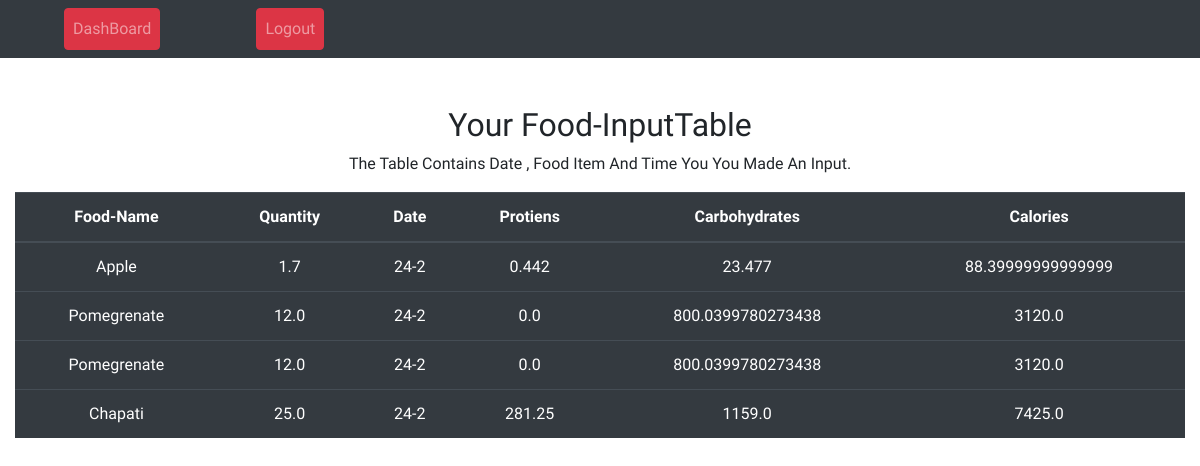
Before: /display (signed in) with the older database file.
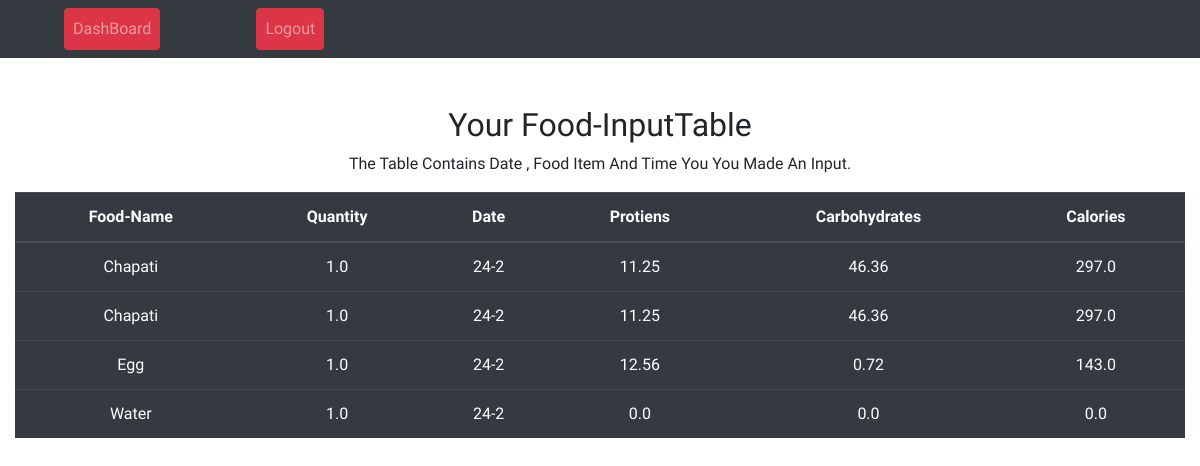
After: the same page with the newer database file.
### hackathon/Untitled.py (models this page shows, shortened)
class Food(db.Model):
    id= db.Column(db.Integer,primary_key=True)
    food_name= db.Column(db.String(20),unique = False, nullable= False)
    user_id = db.Column(db.Integer, db.ForeignKey('user.id'), nullable=False)
    food_date = db.Column(db.Date, nullable=False,default=date.today())
    quantity = db.Column(db.Float, nullable=False, default =1)
    protien = db.Column(db.Float, nullable = False,default =0)
    calorie = db.Column(db.Float, nullable = False,default =0)
    carb = db.Column(db.Float, nullable = False,default =0)

### hackathon/Untitled.py (the view)
@app.route("/display",methods =["GET"])
def display():
    user = current_user
    foods = Food.query.filter_by(user_id=user.id).all()
    return render_template("display.html",user=user,foods=foods)

### hackathon/Untitled.py (called while the page is built)
@login_manager.user_loader
def load_user(user_id):
    return User.query.get(int(user_id))

### hackathon/templates/display.html (shortened to what this page needs)
<!DOCTYPE html>
<html>
<head>
			  <link rel="stylesheet" href="https://maxcdn.bootstrapcdn.com/bootstrap/4.4.1/css/bootstrap.min.css">
</head>
<body>
				<div>
				<nav class="navbar navbar-expand-sm bg-dark navbar-dark text-capitalize ">
				  <ul class="navbar-nav ">
				    <li class="nav-item">
				      <a class="nav-link btn btn-danger mx-5" href="{{url_for('dash')}}">DashBoard</a>
				    </li>
                       <li class="nav-item">
				      <a class="nav-link btn btn-danger mx-5" href="{{url_for('logout')}}">Logout</a>
				    </li>
				  </ul>
				</nav>
				</div>
				<section>
					<div class="container-fluid text-capitalize text-center pt-5">
						  <h2>Your food-inputTable</h2>
						  <p>The table contains date , food item and time you you made an input.</p>
						  <table class="table table-dark table-hover">
						    <thead>
						      <tr>
						        <th>Food-Name</th>
						        <th>Quantity</th>
						        <th>Date</th>
						        <th>Protiens</th>
                                <th>Carbohydrates</th>
                                <th>Calories</th>
						      </tr>
						    </thead>
						    <tbody>
                                {% for food in foods %}
                              <tr>
                                <td>{{food.food_name}}</td>
                                <td>{{food.quantity}}</td>
                                <td>{{food.food_date.day}}-{{food.food_date.month}}</td>
                                  <td>{{food.protien}}</td>
                                  <td>{{food.carb}}</td>
                                   <td>{{food.calorie}}</td>
                                  </tr>
                                {% endfor %}
						    </tbody>
						  </table>
						</div>
				</section>
</body>
</html>

### hackathon/templates/display.html (style rules this page uses)
* { margin: 0 ; padding: 0; font-family: 'Josefin Sans',sans-serif ; }

Changed rows visible on the page:
changed Food (number 1 of 4 on the later page): food_name "Apple" → "Chapati"; quantity "1.7" → "1.0"; protien "0.442" → "11.25"; carb "23.477" → "46.36"; calorie "88.39999999999999" → "297.0"
changed Food (number 2 of 4 on the later page): food_name "Pomegrenate" → "Chapati"; quantity "12.0" → "1.0"; protien "0.0" → "11.25"; carb "800.0399780273438" → "46.36"; calorie "3120.0" → "297.0"
changed Food: food_name "Pomegrenate" → "Egg"; quantity "12.0" → "1.0"; protien "0.0" → "12.56"; carb "800.0399780273438" → "0.72"; calorie "3120.0" → "143.0"
changed Food: food_name "Chapati" → "Water"; quantity "25.0" → "1.0"; protien "281.25" → "0.0"; carb "1159.0" → "0.0"; calorie "7425.0" → "0.0"
